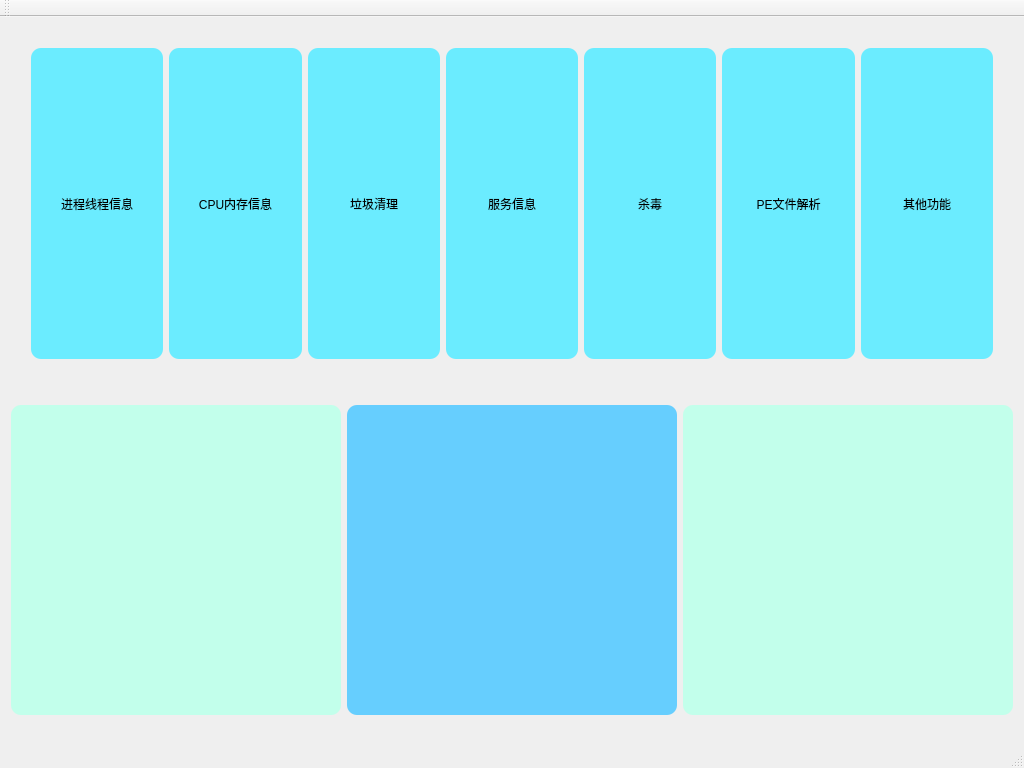
<?xml version="1.0" encoding="UTF-8"?>
<ui version="4.0">
 <class>MainWindow</class>
 <widget class="QMainWindow" name="MainWindow">
  <property name="geometry">
   <rect>
    <x>0</x>
    <y>0</y>
    <width>1024</width>
    <height>768</height>
   </rect>
  </property>
  <property name="windowTitle">
   <string>MainWindow</string>
  </property>
  <property name="styleSheet">
   <string notr="true">QPushButton
{
	border-radius:10px;
	border-width:2px;
	
	background-color: rgb(107, 236, 255);
}

QPushButton:hover{
	
	background-color: rgb(105, 255, 88);
}

QLabel{
	border-width:2px;
	border-radius:10px;
	background-color: rgb(194, 255, 235);
	font: 14pt &quot;华文行楷&quot;;
}

QLabel:hover{
	
	background-color: rgb(255, 184, 234);
}

</string>
  </property>
  <widget class="QWidget" name="centralWidget">
   <property name="styleSheet">
    <string notr="true"/>
   </property>
   <layout class="QVBoxLayout" name="verticalLayout">
    <item>
     <layout class="QHBoxLayout" name="horizontalLayout">
      <property name="leftMargin">
       <number>20</number>
      </property>
      <property name="topMargin">
       <number>20</number>
      </property>
      <property name="rightMargin">
       <number>20</number>
      </property>
      <property name="bottomMargin">
       <number>20</number>
      </property>
      <item>
       <widget class="QPushButton" name="button_PTM_show">
        <property name="sizePolicy">
         <sizepolicy hsizetype="Minimum" vsizetype="Expanding">
          <horstretch>0</horstretch>
          <verstretch>0</verstretch>
         </sizepolicy>
        </property>
        <property name="text">
         <string>进程线程信息</string>
        </property>
       </widget>
      </item>
      <item>
       <widget class="QPushButton" name="button_CPUMM_show">
        <property name="sizePolicy">
         <sizepolicy hsizetype="Minimum" vsizetype="Expanding">
          <horstretch>0</horstretch>
          <verstretch>0</verstretch>
         </sizepolicy>
        </property>
        <property name="text">
         <string>CPU内存信息</string>
        </property>
       </widget>
      </item>
      <item>
       <widget class="QPushButton" name="button_Clean_show">
        <property name="sizePolicy">
         <sizepolicy hsizetype="Minimum" vsizetype="Expanding">
          <horstretch>0</horstretch>
          <verstretch>0</verstretch>
         </sizepolicy>
        </property>
        <property name="text">
         <string>垃圾清理</string>
        </property>
       </widget>
      </item>
      <item>
       <widget class="QPushButton" name="button_Service_show">
        <property name="sizePolicy">
         <sizepolicy hsizetype="Minimum" vsizetype="Expanding">
          <horstretch>0</horstretch>
          <verstretch>0</verstretch>
         </sizepolicy>
        </property>
        <property name="text">
         <string>服务信息</string>
        </property>
       </widget>
      </item>
      <item>
       <widget class="QPushButton" name="button_Virus_show">
        <property name="sizePolicy">
         <sizepolicy hsizetype="Minimum" vsizetype="Expanding">
          <horstretch>0</horstretch>
          <verstretch>0</verstretch>
         </sizepolicy>
        </property>
        <property name="text">
         <string>杀毒</string>
        </property>
       </widget>
      </item>
      <item>
       <widget class="QPushButton" name="button_PE_show">
        <property name="sizePolicy">
         <sizepolicy hsizetype="Minimum" vsizetype="Expanding">
          <horstretch>0</horstretch>
          <verstretch>0</verstretch>
         </sizepolicy>
        </property>
        <property name="text">
         <string>PE文件解析</string>
        </property>
       </widget>
      </item>
      <item>
       <widget class="QPushButton" name="button_other_show">
        <property name="sizePolicy">
         <sizepolicy hsizetype="Minimum" vsizetype="Expanding">
          <horstretch>0</horstretch>
          <verstretch>0</verstretch>
         </sizepolicy>
        </property>
        <property name="text">
         <string>其他功能</string>
        </property>
       </widget>
      </item>
     </layout>
    </item>
    <item>
     <layout class="QHBoxLayout" name="horizontalLayout_2">
      <property name="topMargin">
       <number>20</number>
      </property>
      <property name="bottomMargin">
       <number>20</number>
      </property>
      <item>
       <widget class="QLabel" name="label_2">
        <property name="text">
         <string/>
        </property>
       </widget>
      </item>
      <item>
       <widget class="QLabel" name="label">
        <property name="sizePolicy">
         <sizepolicy hsizetype="Preferred" vsizetype="Expanding">
          <horstretch>0</horstretch>
          <verstretch>0</verstretch>
         </sizepolicy>
        </property>
        <property name="styleSheet">
         <string notr="true">background-color: rgb(102, 206, 254);</string>
        </property>
        <property name="text">
         <string/>
        </property>
        <property name="textFormat">
         <enum>Qt::PlainText</enum>
        </property>
        <property name="alignment">
         <set>Qt::AlignCenter</set>
        </property>
       </widget>
      </item>
      <item>
       <widget class="QLabel" name="label_3">
        <property name="text">
         <string/>
        </property>
       </widget>
      </item>
     </layout>
    </item>
   </layout>
  </widget>
  <widget class="QMenuBar" name="menuBar">
   <property name="geometry">
    <rect>
     <x>0</x>
     <y>0</y>
     <width>1024</width>
     <height>26</height>
    </rect>
   </property>
  </widget>
  <widget class="QToolBar" name="mainToolBar">
   <attribute name="toolBarArea">
    <enum>TopToolBarArea</enum>
   </attribute>
   <attribute name="toolBarBreak">
    <bool>false</bool>
   </attribute>
  </widget>
  <widget class="QStatusBar" name="statusBar"/>
 </widget>
 <layoutdefault spacing="6" margin="11"/>
 <resources/>
 <connections/>
</ui>
